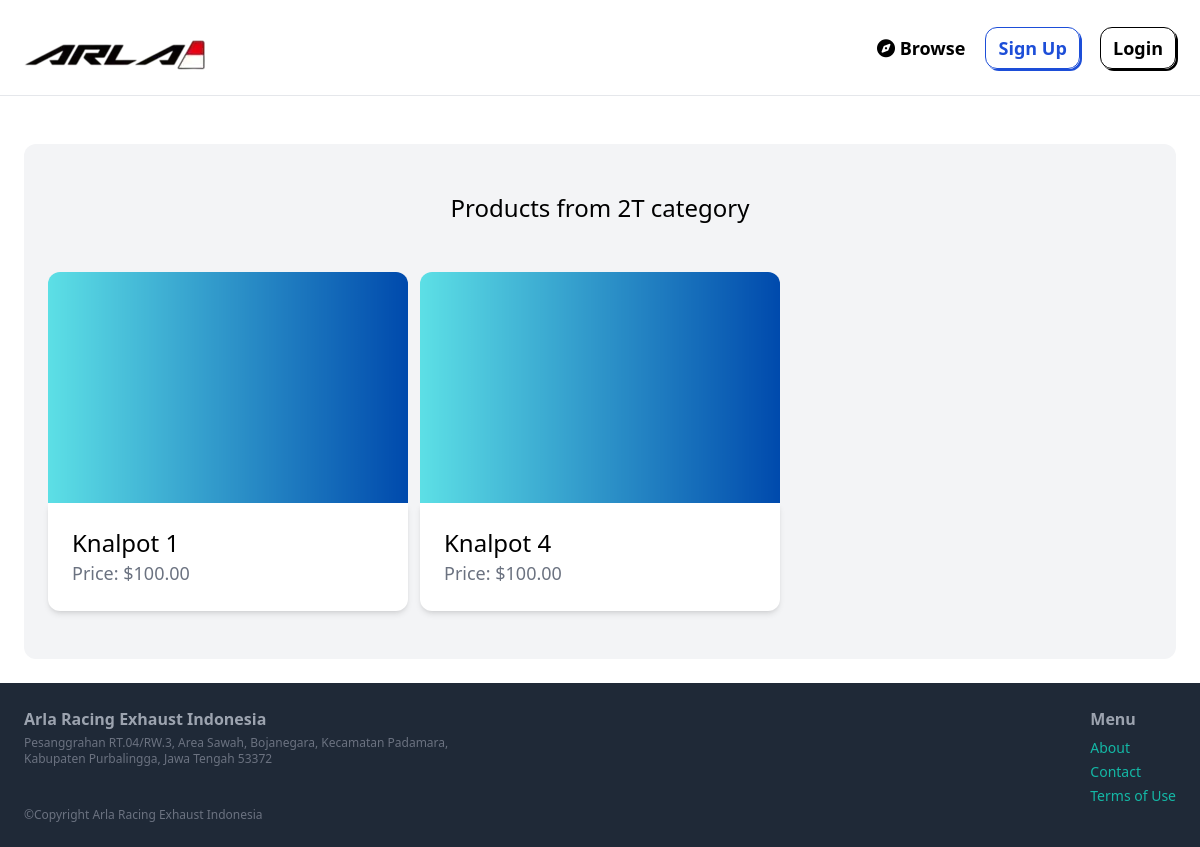
The page /category/2T/ on the database its author committed.
### item/models.py (models this page shows, shortened)
class Category(models.Model):
    name = models.CharField(max_length=255)
    class Meta:
        ordering = ['name',]
        verbose_name_plural = 'Categories'

class Item(models.Model):
    name = models.CharField(max_length=255)
    description = models.TextField(blank=True, null=True)
    price = models.DecimalField(max_digits=10, decimal_places=2)
    image = models.ImageField(upload_to='items/item_images', blank=True, null=True)
    is_on_sale = models.BooleanField(default=False)
    created_at = models.DateTimeField(auto_now_add=True)
    modified_by = models.ForeignKey(User, related_name='items', on_delete=models.CASCADE)
    category = models.ForeignKey(Category, related_name='items', on_delete=models.CASCADE)
    class Meta:
        ordering = ['name',]

### category/views.py (the view)
# urls.py: path('<str:name>/', views.item_in_category, name='category'),
def item_in_category(request, name: str):
    category = Category.objects.get(name=name)
    products = Item.objects.filter(category=category)
    return render(request, 'category/category.html', {'products': products, 'category': category})

### cart/context.py (called while the page is built)
def cart(request):
    cart = Cart(request)
    return {'cart': cart}

### category/templates/category/category.html (shortened to what this page needs)
{% extends 'core/base.html' %}
{% block content %}
<div class="mt-6 px-6 py-12 bg-gray-100 rounded-xl">
    <h2 class="mb-12 text-2xl text-center">Products from {{ category.name }} category</h2>
    <div class="grid sm:grid-cols-3 gap-3 ">
        {% for product in products %}
            <div>
                <a href="{% url 'item:detail' product.id %}">
                    <div>
                        <img src="{{ product.image.url }}" alt="{{ product.name }}" class="rounded-t-xl">
                    </div>
                    <div  class="bg-white p-6 rounded-b-xl shadow-md">
                        <h3 class="sm:text-2xl text-lg">{{ product.name }}</h3>
                        <p class="sm:text-lg text-md text-gray-500">Price: ${{ product.price }}</p>
                    </div>
                </a>
            </div>
        {% endfor %}
    </div>
</div>
{% endblock %}

### rows shown on the page
Category: name "2T"
Item: image (picture), name "Knalpot 1", price "100.00"
Item: image (picture), name "Knalpot 4", price "100.00"
